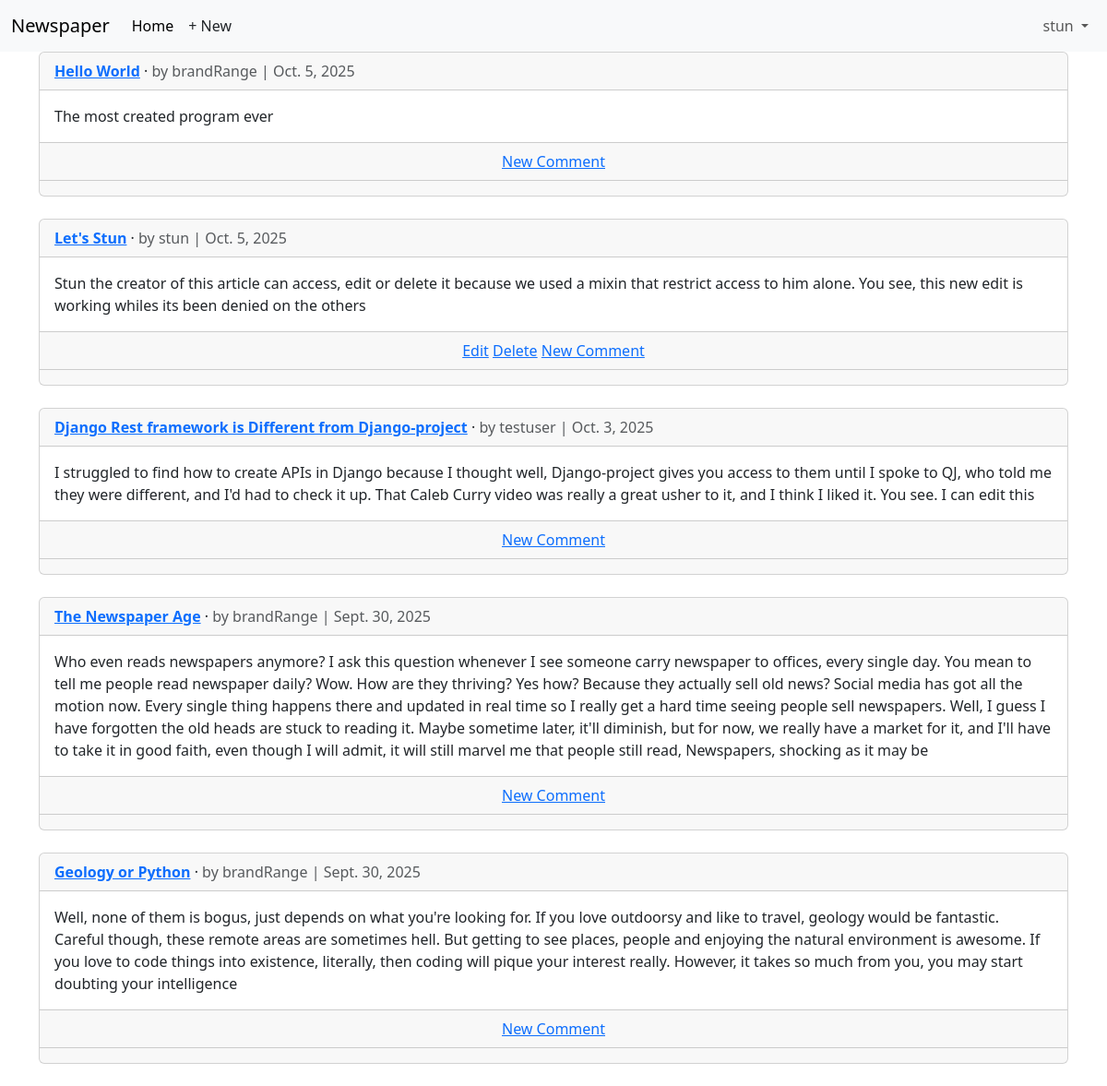
Page /articles/ (signed in) on the earlier database version.
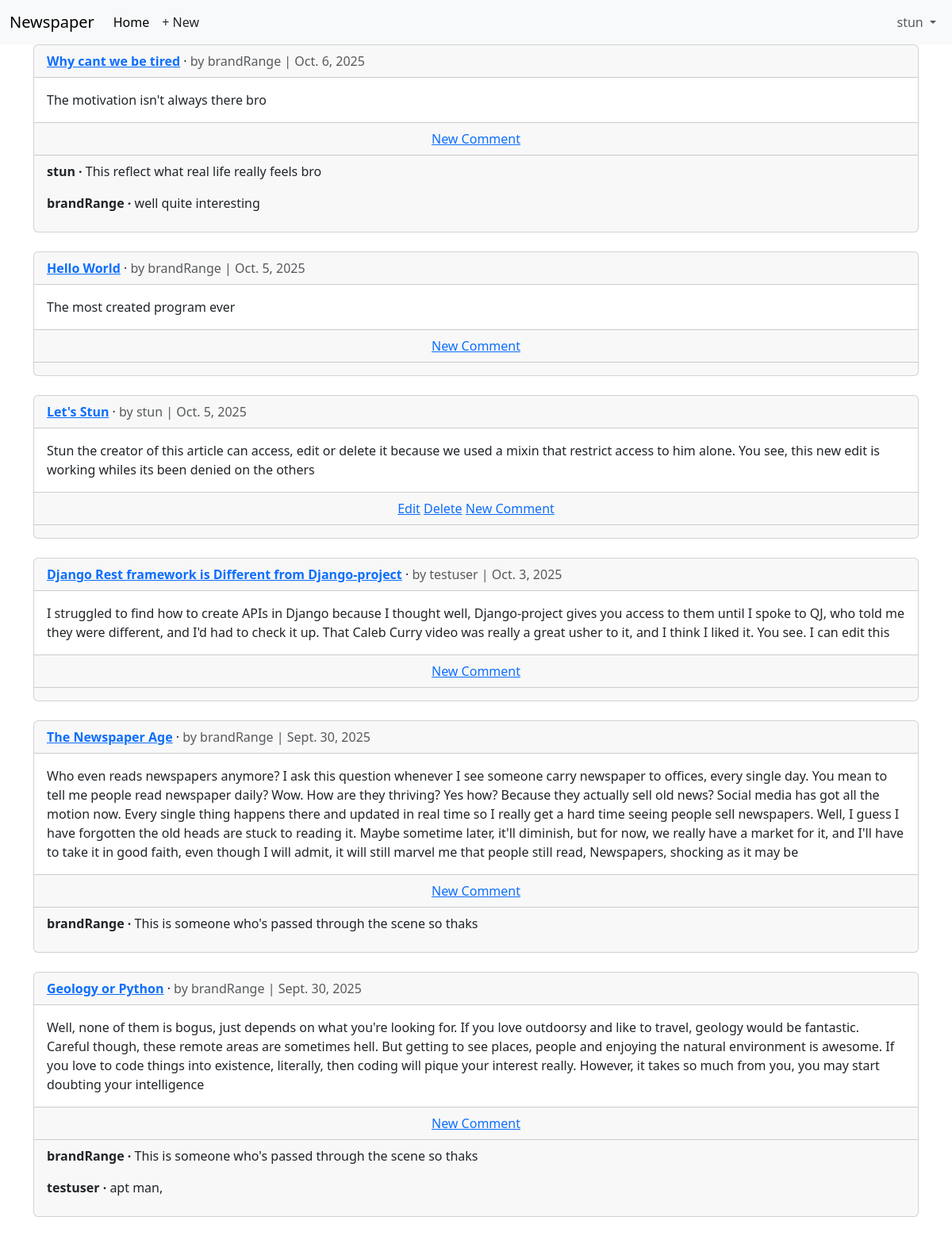
Same page on the later database version.
### articles/models.py (models this page shows, shortened)
class Article(models.Model):
    title = models.CharField(max_length=255)
    body = models.TextField()
    date = models.DateField(auto_now_add=True)
    author = models.ForeignKey(
        settings.AUTH_USER_MODEL,
        on_delete=models.CASCADE,
    )
    class Meta:
        ordering = ['-date']
    def get_absolute_url(self):
        return reverse("article_detail",kwargs={"pk":self.pk})

class Comment(models.Model):
    article = models.ForeignKey(Article, on_delete= models.CASCADE)
    comment = models.CharField(max_length=200)
    author = models.ForeignKey(
        settings.AUTH_USER_MODEL,
        on_delete=models.CASCADE,
        )
    def __str__(self):
        return self.comment

### accounts/models.py (models this page shows)
class CustomUser(AbstractUser):
    age = models.PositiveIntegerField(null=True, blank=True)

### articles/views.py (the view)
# urls.py: path("",ArticleListView.as_view(),name="article_list")
class ArticleListView(LoginRequiredMixin, ListView):
    model = Article
    template_name = "article_list.html"

### templates/article_list.html (shortened to what this page needs)
{% extends "base.html" %}
{% block content%}
{% for article in article_list %}
    <div class="card">
        <div class="card-header">
            <span class="fw-bold">
                <a href="{{ article.get_absolute_url }}">{{ article.title }}</a>
            </span> &middot;
            <span class="text-muted">by {{ article.author }} |
                {{ article.date }}
            </span>
        </div>
        <div class="card-body">
            {{ article.body }}
        </div>
        <div class="card-footer text-center text-muted">
            {% if article.author.pk == request.user.pk %}
            <a href="{% url 'article_edit' article.pk %}">Edit</a>
            <a href="{% url 'article_delete' article.pk %}">Delete</a>
            {% endif %}
            <a href="{{ article.get_absolute_url }}">New Comment</a>
        </div>
        <div class="card-footer">
            {% for comment in article.comment_set.all %}
            <p>
                <span class="fw-bold">
                    {{ comment.author }} &middot;
                </span>
                {{ comment }}
            </p>
            {% endfor %}
        </div>
    </div>
    <br />
    {% endfor %}
{% endblock content %}

Differences in the rows shown:
added Article: title "Why cant we be tired", author "brandRange", date "Oct. 6, 2025", body "The motivation isn't always there bro"
added Comment: author "stun", comment "This reflect what real life really feels bro", shown under "Why cant we be tired"
added Comment: author "brandRange", comment "well quite interesting", shown under "Why cant we be tired"
added Comment: author "brandRange", comment "This is someone who's passed through the scene so thaks", shown under Article "The Newspaper Age"
added Comment: author "brandRange", comment "This is someone who's passed through the scene so thaks", shown under Article "Geology or Python"
added Comment: author "testuser", comment "apt man,", shown under Article "Geology or Python"
